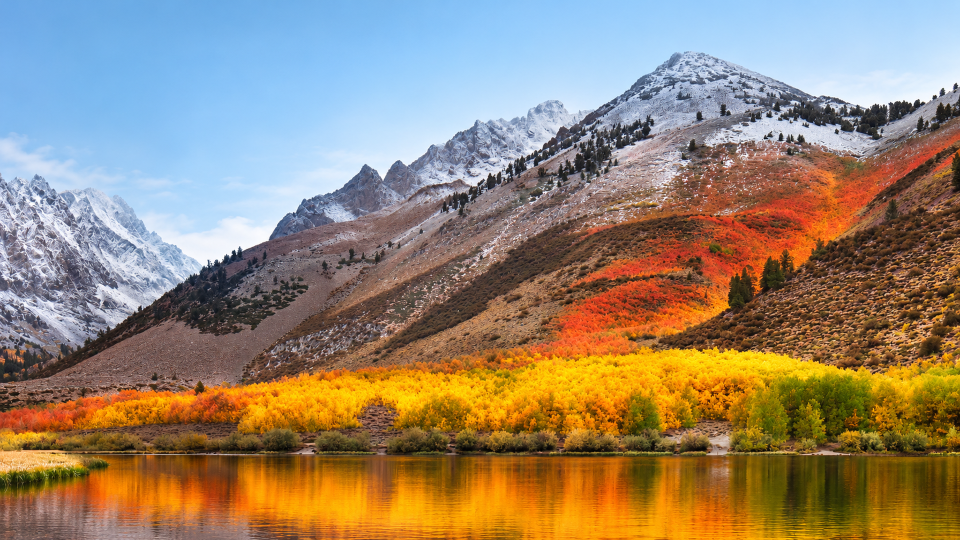
#> input picture assets/wallpaper-1920x1080.png, 1920 x 1080 px (shown at 1/2 size)
$ python render_native_shell_preview.py
#> lines starting #> are read from the running program, lines starting #| are printed output that depends on the picture; after the words box and inside, x2 and y2 are one past the last pixel; in counts of white or black regions, pixels touching at a corner belong together
#!/usr/bin/env python3
"""Render static MintDE shell, Settings, Storage, Drivers, Files and Disk Utility concepts.

Uses the repository wallpaper and smooth DejaVu system fonts for concept art.
These are concept previews, not screenshots from a live VM or pixel-exact
output of the freestanding userspace text rasterizer. The About previews are
version-separated concept pages for MintOS26 and MintDE 1.0.8.
"""
from pathlib import Path
import sys
from PIL import Image, ImageDraw, ImageFont, ImageFilter

ROOT = Path(__file__).resolve().parents[1]
W, H = 1920, 1080
WALL = ROOT / 'assets/wallpaper-1920x1080.png'
FONT_DIRS = [Path('/usr/share/fonts/truetype/dejavu'), Path('/usr/share/fonts/truetype/liberation2')]

def font(size, bold=False):
#> called with size = 15, bold = False
    names = ['DejaVuSans-Bold.ttf' if bold else 'DejaVuSans.ttf',
             'LiberationSans-Bold.ttf' if bold else 'LiberationSans-Regular.ttf']
    for folder in FONT_DIRS:
        for name in names:
            p = folder / name
            if p.exists(): return ImageFont.truetype(str(p), size=size)
    return ImageFont.load_default()

F_SMALL = font(15); F_MED = font(18); F_BODY = font(20); F_TITLE = font(26, True)
F_HEAD = font(30, True); F_HERO = font(39, True); F_BRAND = font(34, True)
C = {
 'navy': (28,51,76), 'navy2': (18,37,58), 'text': (34,54,69), 'muted': (85,108,125),
 'white': (250,252,253), 'panel': (245,249,251), 'line': (197,216,226),
 'mint': (32,191,169), 'blue': (84,157,236), 'violet': (139,99,229),
 'orange': (232,162,61), 'rose': (234,91,113), 'green': (56,184,139), 'teal': (32,142,136),
}
APPS = [
 ('Files','Browse volumes','finder',C['mint']), ('Notes','Quick notes','notes',C['violet']),
 ('Terminal','Developer console','terminal',C['rose']), ('Settings','Appearance and input','settings',C['blue']),
 ('Monitor','System activity','monitor',C['teal']), ('Storage & Logs','Read-only disk status','storage',C['orange']),
 ('Drivers','Device support states','drivers',C['blue']), ('Network','Adapter inventory','network',C['mint']),
 ('Disk Utility','Manage blank media','storage',C['orange']), ('Launchpad','All applications','grid',C['blue']),
]
def rounded(draw, box, radius, fill, outline=None, width=1):
    draw.rounded_rectangle(box, radius=radius, fill=fill, outline=outline, width=width)

def text(draw, xy, value, f=F_BODY, fill=None):
    draw.text(xy, value, font=f, fill=fill or C['text'])

def wallpaper_image():
    im = Image.open(WALL).convert('RGB').resize((W,H), Image.Resampling.LANCZOS)
#> im is the input picture: PIL image 1920x1080 RGB; mean R, G, B 151.2, 133.1, 111.1
    return im

def glass_panel(im, box, tint=(242,248,251,222), radius=22, blur=9, outline=(255,255,255,220)):
#> called with box = (365, 894, 1555, 1048), tint = (29, 36, 38, 188), radius = 40, blur = 16, outline = (255, 255, 255, 136)
    x0,y0,x1,y1 = box
    crop = im.crop(box).filter(ImageFilter.GaussianBlur(blur)).convert('RGBA')
    overlay = Image.new('RGBA', crop.size, tint)
    panel = Image.alpha_composite(crop, overlay)
    mask = Image.new('L', crop.size, 0)
#> mask: PIL image 1190x154 L; every value is 0
    ImageDraw.Draw(mask).rounded_rectangle((0,0,crop.width-1,crop.height-1), radius=radius, fill=255)
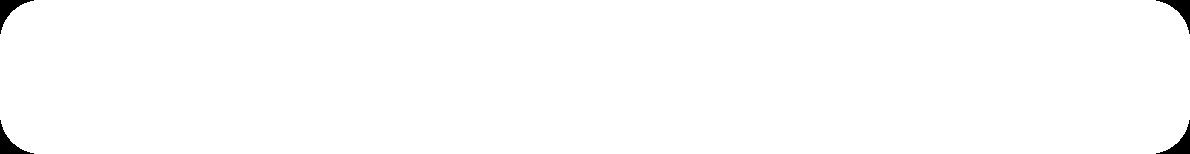
#> mask: PIL image 1190x154 L; 99.2% white; 4 black regions, box (x1, y1, x2, y2) and area: (0, 0, 34, 34) 354, (1156, 0, 1190, 34) 354, (0, 120, 34, 154) 354, (1156, 120, 1190, 154) 354
    im.paste(panel.convert('RGB'), (x0,y0), mask)
    d = ImageDraw.Draw(im, 'RGBA')
    d.rounded_rectangle(box, radius=radius, outline=outline, width=2)

def menu_bar(im):
    d = ImageDraw.Draw(im, 'RGBA')
    d.rectangle((0,0,W,58), fill=(22,48,76,210))
    d.line((0,58,W,58), fill=(255,255,255,80), width=1)
    text(d,(28,14),'MintDE',F_BRAND,(255,255,255,255))
    text(d,(220,20),'Desktop',F_MED,(255,255,255,255))
    for label,x in [('File',330),('Edit',396),('View',462),('Window',535),('Help',635)]:
        text(d,(x,20),label,F_MED,(247,250,252,255))
    text(d,(W-145,20),'10:08',F_MED,(255,255,255,255))

def app_icon(im, name, x, y, size, color):
    d = ImageDraw.Draw(im, 'RGBA')
    rounded(d,(x,y,x+size,y+size),max(9,size//5),(*color,255),outline=(255,255,255,230),width=2)
    ink=(18,42,61,255); white=(247,251,255,255)
    if name in ('finder','Files'):
        rounded(d,(x+size*.20,y+size*.31,x+size*.81,y+size*.73),5,(207,224,244,255),outline=white,width=2)
        rounded(d,(x+size*.22,y+size*.23,x+size*.48,y+size*.36),4,(255,205,90,255))
    elif name=='terminal':
        rounded(d,(x+size*.15,y+size*.15,x+size*.85,y+size*.85),7,(16,34,52,255))
        d.line((x+size*.29,y+size*.38,x+size*.44,y+size*.49,x+size*.29,y+size*.60),fill=(244,78,116,255),width=max(2,size//16))
        d.line((x+size*.49,y+size*.65,x+size*.72,y+size*.65),fill=white,width=max(2,size//16))
    elif name=='notes':
        rounded(d,(x+size*.20,y+size*.13,x+size*.80,y+size*.87),6,(250,249,255,255))
        for j in range(3): d.line((x+size*.32,y+size*(.35+j*.15),x+size*.68,y+size*(.35+j*.15)),fill=(*color,255),width=max(2,size//20))
    elif name in ('calc','clock'):
        rounded(d,(x+size*.15,y+size*.12,x+size*.85,y+size*.88),7,(29,48,66,255))
        rounded(d,(x+size*.26,y+size*.22,x+size*.74,y+size*.36),3,(139,224,211,255))
        for row in range(3):
            for col in range(3):
                r=size*.045
                cx=x+size*(.31+col*.19); cy=y+size*(.48+row*.15)
                d.ellipse((cx-r,cy-r,cx+r,cy+r),fill=white)
    elif name=='settings':
        d.ellipse((x+size*.22,y+size*.22,x+size*.78,y+size*.78),fill=white)
        d.ellipse((x+size*.38,y+size*.38,x+size*.62,y+size*.62),fill=(*color,255))
    elif name=='monitor':
        rounded(d,(x+size*.17,y+size*.18,x+size*.83,y+size*.68),5,(229,244,247,255))
        d.rectangle((x+size*.44,y+size*.67,x+size*.56,y+size*.79),fill=white)
        d.rectangle((x+size*.31,y+size*.78,x+size*.69,y+size*.84),fill=white)
    elif name=='calendar':
        rounded(d,(x+size*.20,y+size*.13,x+size*.80,y+size*.88),6,(255,251,252,255))
        for j in range(3): d.line((x+size*.32,y+size*(.34+j*.15),x+size*.68,y+size*(.34+j*.15)),fill=(*color,255),width=max(2,size//20))
    elif name=='network':
        d.ellipse((x+size*.21,y+size*.21,x+size*.79,y+size*.79),outline=white,width=max(3,size//13))
        d.ellipse((x+size*.39,y+size*.39,x+size*.61,y+size*.61),fill=white)
    elif name=='storage':
        for j in range(3):
            yy=y+size*(.24+j*.22)
            rounded(d,(x+size*.20,yy,x+size*.80,yy+size*.14),4,(235,244,248,255),outline=white,width=1)
            d.ellipse((x+size*.68,yy+size*.035,x+size*.74,yy+size*.095),fill=(*color,255))
    elif name=='drivers':
        rounded(d,(x+size*.26,y+size*.20,x+size*.74,y+size*.80),7,(238,246,251,255),outline=white,width=2)
        for yy in (.34,.49,.64):
            d.ellipse((x+size*.34,y+size*yy,x+size*.42,y+size*(yy+.08)),fill=(*color,255))
            d.line((x+size*.48,y+size*(yy+.04),x+size*.65,y+size*(yy+.04)),fill=ink,width=max(2,size//18))
    else:
        for row in range(3):
            for col in range(3):
                cx=x+size*(.28+col*.22); cy=y+size*(.28+row*.22); r=size*.075
                d.ellipse((cx-r,cy-r,cx+r,cy+r),fill=white)

# [11 lines left out: function draw_app_card, not called in this run]

def dock(im):
    d=ImageDraw.Draw(im,'RGBA')
    box=(365,894,1555,1048)
    # Translucent dark dock: all launch targets live in the dock, no desktop shortcuts.
    glass_panel(im,box,tint=(29,36,38,188),radius=40,blur=16,outline=(255,255,255,136))
    d=ImageDraw.Draw(im,'RGBA')
    for i, data in enumerate(APPS):
        xx=424+i*108
        app_icon(im,data[2],xx,920,68,data[3])
        if i < len(APPS)-1:
            d.ellipse((xx+31,1003,xx+37,1009),fill=(255,255,255,150))

# [7 lines left out: function draw_brand, not called in this run]

def draw_traffic_lights(im,x,y):
    d=ImageDraw.Draw(im,'RGBA')
    for i,c in enumerate([(255,96,91,255),(255,190,66,255),(43,201,131,255)]):
        d.ellipse((x+i*34,y,x+17+i*34,y+17),fill=c)

def desktop_preview(out):
    """Show MintDE's clean initial workspace with its retained glass dock."""
    im=wallpaper_image(); menu_bar(im)
    dock(im)
    draw_cursor(im,930,610)
    im.save(out,optimize=False,compress_level=2)

def menu_dropdown_preview(out):
    """Static concept of a translucent menu dropdown, not a live screenshot."""
    im=wallpaper_image(); menu_bar(im)
    dock(im)
    d=ImageDraw.Draw(im,'RGBA')
    box=(300,52,560,294)
    glass_panel(im,box,tint=(235,246,252,224),radius=17,blur=12,outline=(255,255,255,190))
    d=ImageDraw.Draw(im,'RGBA')
    text(d,(321,68),'File',F_TITLE,C['text'])
    rows=[('New Window','⌘N'),('Open…','⌘O'),('Show All Volumes',''),('Refresh',''),('Close Window','⌘W')]
    for i,(label,key) in enumerate(rows):
        yy=112+i*34
        if i==2: rounded(d,(309,yy-3,551,yy+27),8,(41,191,171,48))
        text(d,(321,yy),label,F_SMALL,C['text'])
        if key: text(d,(478,yy),key,F_SMALL,C['muted'])
        if i==1: d.line((318,yy+28,542,yy+28),fill=(165,190,204,155),width=1)
    draw_cursor(im,445,185)
    im.save(out,optimize=False,compress_level=2)

def draw_cursor(im,x,y):
    d=ImageDraw.Draw(im,'RGBA')
    d.polygon([(x,y),(x+3,y+31),(x+11,y+22),(x+20,y+40),(x+27,y+36),(x+18,y+19),(x+31,y+18)],fill=(255,255,255,255),outline=(20,32,43,255))

def settings_preview(out):
    im=wallpaper_image(); menu_bar(im)
    box=(300,112,1615,820); glass_panel(im,box,tint=(243,248,251,226),radius=27,blur=12)
    d=ImageDraw.Draw(im,'RGBA')
    draw_traffic_lights(im,345,143)
    text(d,(452,138),'System Settings',font(27,True),C['text'])
    text(d,(352,202),'Personalize your workspace',F_HEAD,C['text'])
    text(d,(352,245),'Settings apply instantly; session data resets on reboot.',F_BODY,C['muted'])
    # sidebar
    rounded(d,(332,278,578,770),18,(224,235,241,230),outline=(255,255,255,210),width=1)
    for i,(label,icon) in enumerate([('Appearance','◐'),('Display','▣'),('Keyboard','⌨'),('Pointer','➤'),('Network','◎'),('Storage','▤'),('About','ⓘ')]):
        yy=299+i*61
        if i==0: rounded(d,(346,yy-5,562,yy+43),10,(255,255,255,245),outline=(198,220,229,255),width=1)
        text(d,(360,yy),icon,F_TITLE,C['mint'] if i==0 else C['muted'])
        text(d,(405,yy+3),label,F_MED,C['text'] if i==0 else C['muted'])
    # content cards
    rounded(d,(600,278,1584,503),18,(255,255,255,236),outline=(199,218,227,255),width=1)
    text(d,(632,301),'Appearance',F_TITLE,C['text'])
    text(d,(632,335),'Theme, accent, typography and desktop background',F_SMALL,C['muted'])
    controls=[('Theme','Light  ▾'),('Accent','Mint  ▾'),('Text size','Normal  ▾'),('Wallpaper','Mountain lake  ▾'),('Reduce motion','Off  ◯')]
    for i,(name,val) in enumerate(controls):
        yy=373+i*24
        text(d,(635,yy),name,F_SMALL,C['text'])
        if i==4:
            rounded(d,(1406,yy-1,1460,yy+22),11,(219,231,236,255))
            d.ellipse((1408,yy+1,1428,yy+20),fill=(255,255,255,255))
        else:
            rounded(d,(1240,yy-4,1538,yy+20),8,(246,250,252,255),outline=(197,216,226,255),width=1)
            text(d,(1253,yy-1),val,F_SMALL,C['text'])
    rounded(d,(600,523,1584,770),18,(255,255,255,236),outline=(199,218,227,255),width=1)
    text(d,(632,547),'Hardware & activity',F_TITLE,C['text'])
    text(d,(632,583),'Keyboard',F_SMALL,C['muted']); text(d,(756,583),'Connected',F_SMALL,(19,157,125,255))
    text(d,(632,615),'Pointer',F_SMALL,C['muted']); text(d,(756,615),'Connected',F_SMALL,(19,157,125,255))
    text(d,(632,659),'Key events',F_SMALL,C['muted']); text(d,(782,659),'124',F_MED,C['text'])
    text(d,(632,691),'Pointer moves',F_SMALL,C['muted']); text(d,(782,691),'2,418',F_MED,C['text'])
    text(d,(632,723),'Queue drops',F_SMALL,C['muted']); text(d,(782,723),'0',F_MED,C['text'])
    rounded(d,(1266,696,1538,744),12,(229,242,243,255),outline=(171,212,217,255),width=1)
    text(d,(1325,711),'Refresh counters',F_MED,(18,126,124,255))
    im.save(out,optimize=False,compress_level=2)

def storage_preview(out):
    im=wallpaper_image(); menu_bar(im)
    box=(250,124,1648,822); glass_panel(im,box,tint=(242,248,251,229),radius=27,blur=12)
#> call 3 of glass_panel, with box = (250, 124, 1648, 822), tint = (242, 248, 251, 229), radius = 27, blur = 12, outline = (255, 255, 255, 220)
#> in glass_panel (call 3), `crop = im.crop(box).filter(ImageFilter.GaussianBlur(blur)).convert('RG..`:
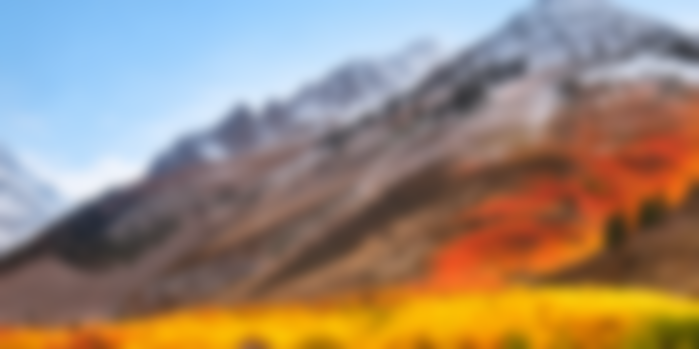
#> crop: PIL image 1398x698 RGBA (shown at 1/2 size); mean R, G, B, A 154.4, 135.9, 119.9, 255
#> in glass_panel (call 3), `panel = Image.alpha_composite(crop, overlay)`:
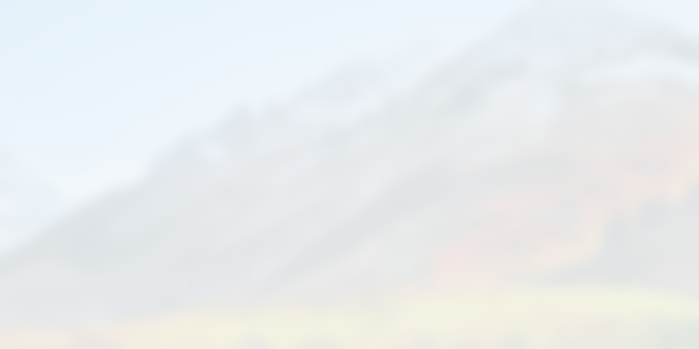
#> panel: PIL image 1398x698 RGBA (shown at 1/2 size); mean R, G, B, A 233.1, 236.6, 237.6, 255
#> in glass_panel (call 3), `im.paste(panel.convert('RGB'), (x0,y0), mask)`:
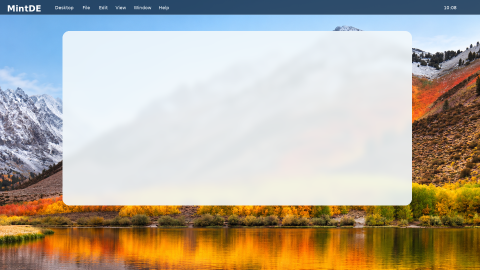
#> im: PIL image 1920x1080 RGB (shown at 1/4 size); mean R, G, B 183.4, 174.2, 159.2
    d=ImageDraw.Draw(im,'RGBA'); draw_traffic_lights(im,300,151)
    text(d,(405,146),'Storage & Logs',font(28,True),C['text'])
    text(d,(1038,154),'CONCEPT MOCKUP · not live guest output',F_SMALL,(235,145,61,255))
    tabs=[('Devices',C['mint']),('Controllers',C['blue']),('All logs',C['muted']),('Warn+',C['orange']),('Errors',C['rose']),('Refresh',C['blue']),('Export',C['mint'])]
    tx=294
    for label,col in tabs:
        tw=28+len(label)*9
        rounded(d,(tx,193,tx+tw,226),8,(255,255,255,235),outline=(204,222,230,255),width=1)
        text(d,(tx+10,201),label,F_SMALL,(*col,255)); tx += tw+8
#> after the loop, tx = 996
    text(d,(294,248),'Controllers   1       Devices   1        Probe complete',F_MED,C['muted'])
    rounded(d,(287,278,1608,690),18,(248,251,252,242),outline=(202,222,230,255),width=1)
    d.rectangle((287,278,293,690),fill=(*C['blue'],255))
    text(d,(311,296),'sda',F_TITLE,C['text']); text(d,(430,300),'VBOX HARDDISK',F_MED,C['text'])
    text(d,(311,336),'Serial',F_SMALL,C['muted']); text(d,(408,336),'MintOS26-DEV-0043',F_MED,C['text'])
    text(d,(311,375),'Capacity',F_SMALL,C['muted']); text(d,(408,375),'512 MiB',F_MED,C['text']); text(d,(610,375),'1,048,576 sectors',F_MED,C['text'])
    text(d,(311,414),'LBA0 signature',F_SMALL,C['muted']); text(d,(455,414),'55 AA',F_MED,(20,157,130,255)); text(d,(564,414),'repeat MATCH',F_MED,(20,157,130,255))
    text(d,(311,453),'Disk ID',F_SMALL,C['muted']); text(d,(408,453),'0x26300421',F_MED,C['text']); text(d,(558,453),'developer marker matched',F_MED,(20,157,130,255))
    text(d,(311,492),'Partition 1',F_SMALL,C['muted']); text(d,(408,492),'FAT16 · type 0x06',F_MED,C['text']); text(d,(650,492),'LBA 2048 · 1,046,528 sectors',F_MED,C['text'])
    rounded(d,(309,520,1583,609),13,(232,246,242,245),outline=(173,218,204,255),width=1)
    text(d,(330,537),'EXAMPLE: READ-ONLY MOUNT',F_TITLE,(17,135,111,255))
    text(d,(330,574),'NOTES.TXT and SETTINGS.DAT readable · persistent writes remain disabled',F_MED,C['text'])
    text(d,(311,650),'Writes disabled. No media writes attempted. RAM fallback remains available.',F_SMALL,(220,128,55,255))
    im.save(out,optimize=False,compress_level=2)
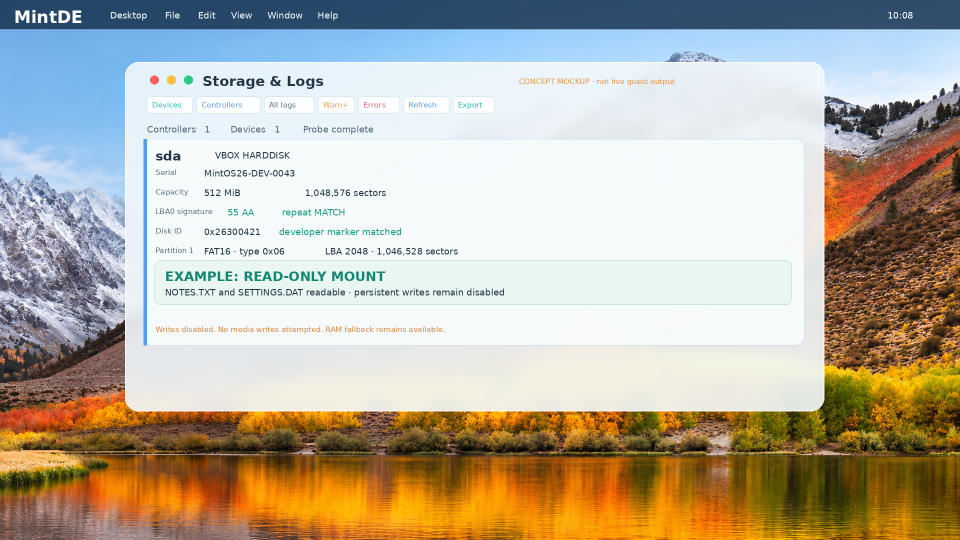
#> saved as mintos26-26.5.009.0-storage-preview.png: PIL image 1920x1080 RGB (shown at 1/2 size); mean R, G, B 184.7, 176.5, 161

def drivers_preview(out):
    im=wallpaper_image(); menu_bar(im)
    box=(250,124,1648,822); glass_panel(im,box,tint=(242,248,251,229),radius=27,blur=12)
#> (the rest of the program and of its run is left out)
